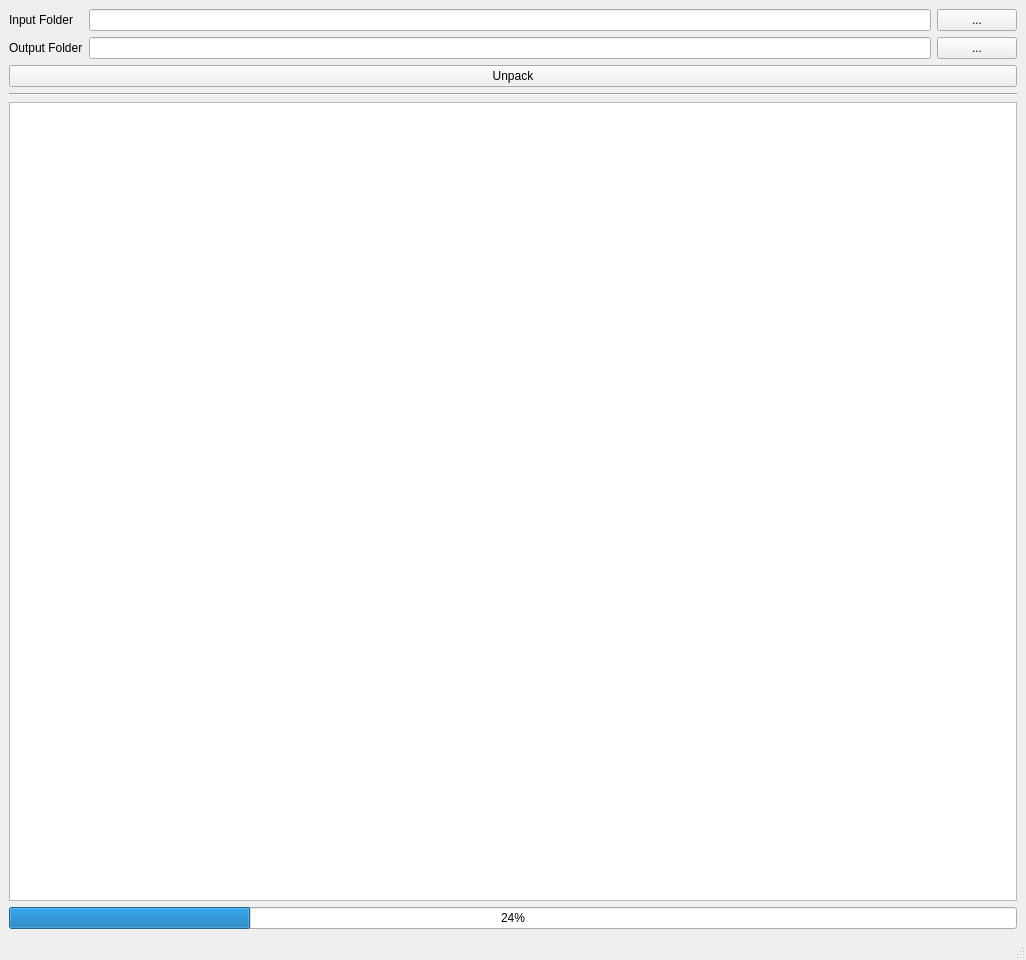
<?xml version="1.0" encoding="UTF-8"?>
<ui version="4.0">
 <class>MainWindow</class>
 <widget class="QMainWindow" name="MainWindow">
  <property name="geometry">
   <rect>
    <x>0</x>
    <y>0</y>
    <width>1026</width>
    <height>960</height>
   </rect>
  </property>
  <property name="windowTitle">
   <string>MainWindow</string>
  </property>
  <widget class="QWidget" name="centralwidget">
   <layout class="QVBoxLayout" name="verticalLayout">
    <item>
     <layout class="QVBoxLayout" name="verticalLayout_9">
      <item>
       <layout class="QGridLayout" name="gridLayout_4">
        <item row="0" column="0">
         <widget class="QLabel" name="lCMM_8">
          <property name="text">
           <string>Input Folder</string>
          </property>
         </widget>
        </item>
        <item row="0" column="1">
         <widget class="QLineEdit" name="input"/>
        </item>
        <item row="0" column="2">
         <widget class="QPushButton" name="inputFind">
          <property name="text">
           <string>...</string>
          </property>
         </widget>
        </item>
        <item row="1" column="0">
         <widget class="QLabel" name="lCMM_3">
          <property name="text">
           <string>Output Folder</string>
          </property>
         </widget>
        </item>
        <item row="1" column="2">
         <widget class="QPushButton" name="outputFind">
          <property name="text">
           <string>...</string>
          </property>
         </widget>
        </item>
        <item row="1" column="1">
         <widget class="QLineEdit" name="output"/>
        </item>
       </layout>
      </item>
      <item>
       <layout class="QHBoxLayout" name="horizontalLayout_3">
        <item>
         <widget class="QPushButton" name="convert">
          <property name="text">
           <string>Unpack</string>
          </property>
         </widget>
        </item>
       </layout>
      </item>
      <item>
       <widget class="Line" name="line_2">
        <property name="orientation">
         <enum>Qt::Horizontal</enum>
        </property>
       </widget>
      </item>
     </layout>
    </item>
    <item>
     <widget class="QTextEdit" name="console">
      <property name="font">
       <font>
        <family>Courier New</family>
       </font>
      </property>
      <property name="readOnly">
       <bool>true</bool>
      </property>
     </widget>
    </item>
    <item>
     <widget class="QProgressBar" name="progressBar">
      <property name="value">
       <number>24</number>
      </property>
     </widget>
    </item>
   </layout>
  </widget>
  <widget class="QMenuBar" name="menubar">
   <property name="geometry">
    <rect>
     <x>0</x>
     <y>0</y>
     <width>1026</width>
     <height>21</height>
    </rect>
   </property>
  </widget>
  <widget class="QStatusBar" name="statusbar"/>
 </widget>
 <resources/>
 <connections/>
</ui>
